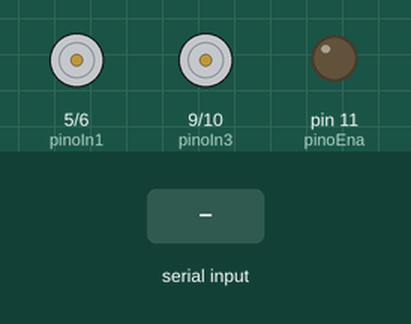
This sketch was run on a simulated Arduino Uno, built with avr-gcc and run on an emulated ATmega328P. On the bench: motor-driver pin pairs drawn as motors (green arrow = first pin HIGH = forward, orange = second pin HIGH = backward, longer = more drive), output pins drawn as LEDs (lit = HIGH). The inputs (shaded band) are chosen by the test bench.

Above: at 1.2 s.
1.3 s: "F90\n" received over the second serial link
At 1.7 s:
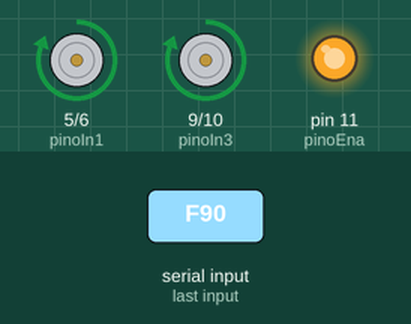
2.8 s: "F,45\n" received over the second serial link
At 4.0 s:
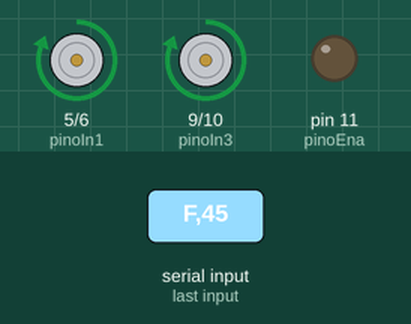
4.3 s: "B90\n" received over the second serial link
At 5.2 s:
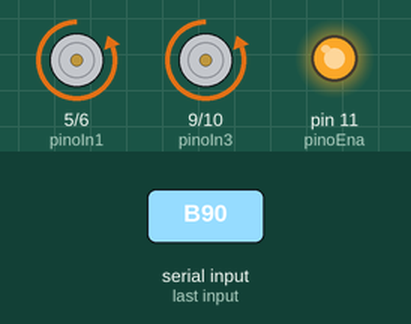
5.8 s: "B,45\n" received over the second serial link
At 6.4 s:
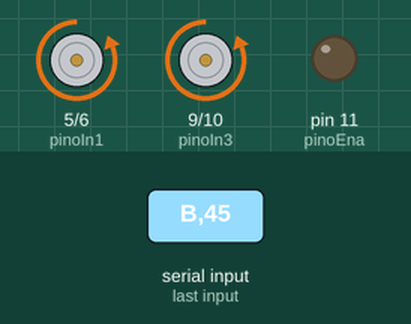
7.3 s: "L90\n" received over the second serial link
At 8.5 s:
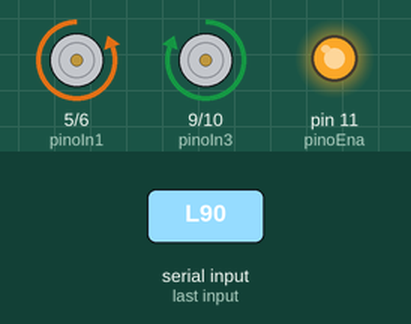
8.8 s: "L,45\n" received over the second serial link
At 9.8 s:
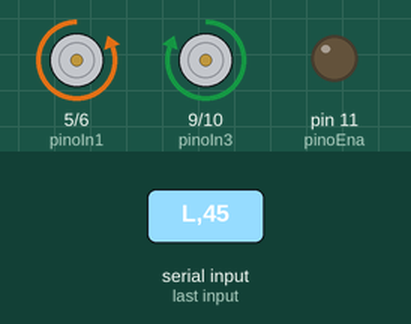
Timing chart, 0 to 11.3 s (numbered marks = the images above; inputs shaded):
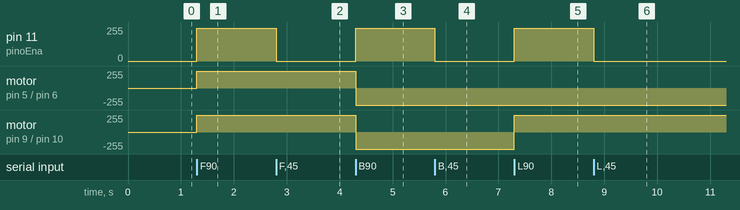

The sketch:

neward.ino
```cpp
#include <SoftwareSerial.h>

SoftwareSerial bluetooth(2, 3); // RX, TX

// Pinos do L298N
const int pinoEna = 11;
const int pinoEnb = 11;
const int pinoIn1 = 5;
const int pinoIn2 = 6;
const int pinoIn3 = 9;
const int pinoIn4 = 10;

void setup() {
  bluetooth.begin(9600);
  pinMode(pinoEna, OUTPUT);
  pinMode(pinoEnb, OUTPUT);
  pinMode(pinoIn1, OUTPUT);
  pinMode(pinoIn2, OUTPUT);
  pinMode(pinoIn3, OUTPUT);
  pinMode(pinoIn4, OUTPUT);

  // velocidade inicial = 0
  analogWrite(pinoEna, 0);
  analogWrite(pinoEnb, 0);
}

void loop() {
  if (bluetooth.available() > 0) {
    // Lê até encontrar '\n' (enviado pelo Python)
    String comando = bluetooth.readStringUntil('\n');

    if (comando.length() > 0) {
      char direcao = comando.charAt(0);           // ex: 'F'
      int velocidade = comando.substring(1).toInt(); // ex: "5" → 5

      // Escala 0–9 (do Python) para 0–255 (PWM do Arduino)
      int pwm = map(velocidade, 0, 9, 0, 255);

      switch (direcao) {
        case 'F': // Frente
          analogWrite(pinoEna, pwm);
          analogWrite(pinoEnb, pwm);
          digitalWrite(pinoIn1, HIGH); digitalWrite(pinoIn2, LOW);
          digitalWrite(pinoIn3, HIGH); digitalWrite(pinoIn4, LOW);
          break;

        case 'B': // Trás
          analogWrite(pinoEna, pwm);
          analogWrite(pinoEnb, pwm);
          digitalWrite(pinoIn1, LOW); digitalWrite(pinoIn2, HIGH);
          digitalWrite(pinoIn3, LOW); digitalWrite(pinoIn4, HIGH);
          break;

        case 'L': // Esquerda
          analogWrite(pinoEna, pwm);
          analogWrite(pinoEnb, pwm);
          digitalWrite(pinoIn1, LOW); digitalWrite(pinoIn2, HIGH);
          digitalWrite(pinoIn3, HIGH); digitalWrite(pinoIn4, LOW);
          break;

        case 'R': // Direita
          analogWrite(pinoEna, pwm);
          analogWrite(pinoEnb, pwm);
          digitalWrite(pinoIn1, HIGH); digitalWrite(pinoIn2, LOW);
          digitalWrite(pinoIn3, LOW); digitalWrite(pinoIn4, HIGH);
          break;

        default: // Parado
          analogWrite(pinoEna, 0);
          analogWrite(pinoEnb, 0);
          digitalWrite(pinoIn1, LOW); digitalWrite(pinoIn2, LOW);
          digitalWrite(pinoIn3, LOW); digitalWrite(pinoIn4, LOW);
          break;
      }
    }
  }
}
```

Measured:
- after the input at 1.3 s, pin 11 (pinoEna): 0/255 → 246/255 at once; motor on pin 5 (pinoIn1) / pin 6 (pinoIn2), motor on pin 9 (pinoIn3) / pin 10 (pinoIn4): stopped → forward 255/255 at once
- after the input at 2.8 s, pin 11 (pinoEna): 246/255 → 0/255 at once
- after the input at 4.3 s, pin 11 (pinoEna): 0/255 → 246/255 at once; motor on pin 5 (pinoIn1) / pin 6 (pinoIn2), motor on pin 9 (pinoIn3) / pin 10 (pinoIn4): forward 255/255 → backward 255/255 at once
- after the input at 5.8 s, pin 11 (pinoEna): 246/255 → 0/255 at once
- after the input at 7.3 s, pin 11 (pinoEna): 0/255 → 246/255 at once; motor on pin 9 (pinoIn3) / pin 10 (pinoIn4): backward 255/255 → forward 255/255 at once
- after the input at 8.8 s, pin 11 (pinoEna): 246/255 → 0/255 at once
